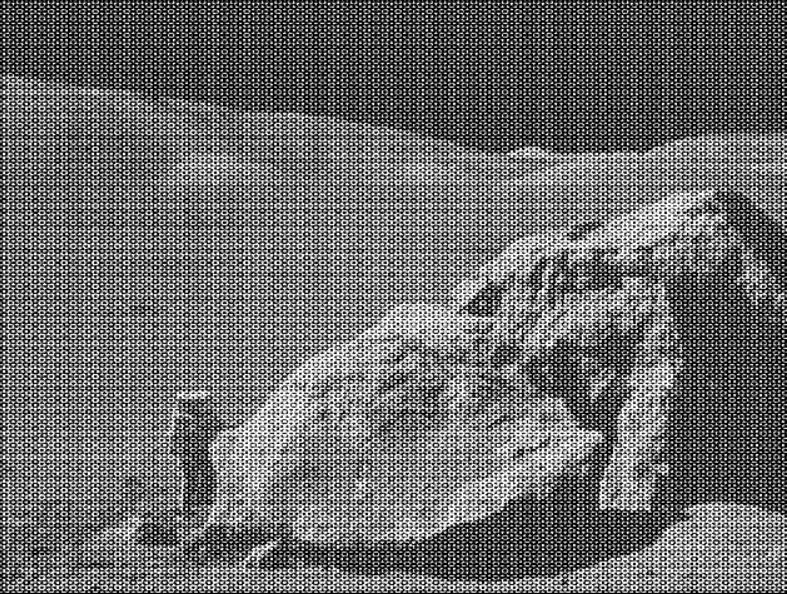
#> input picture Practice 5/periodic_noise.JPG, 787 x 594 px, found by its file name
$ jupyter execute 'ImageProcessing(№5).ipynb'
#> lines starting #> are read from the running program, lines starting #| are printed output that depends on the picture
[cell 1]
import numpy as np
import cv2 as cv
from matplotlib import pyplot as plt

img = cv.imread('periodic_noise.jpg', cv.IMREAD_GRAYSCALE)
#> img: shape (594, 787); min 0, max 255, mean 107.6

dft = cv.dft(np.float32(img),flags = cv.DFT_COMPLEX_OUTPUT)
dft_shift = np.fft.fftshift(dft)

magnitude_spectrum = 20 * np.log(cv.magnitude(dft_shift[:, :, 0], dft_shift[:, :, 1]) + 1)
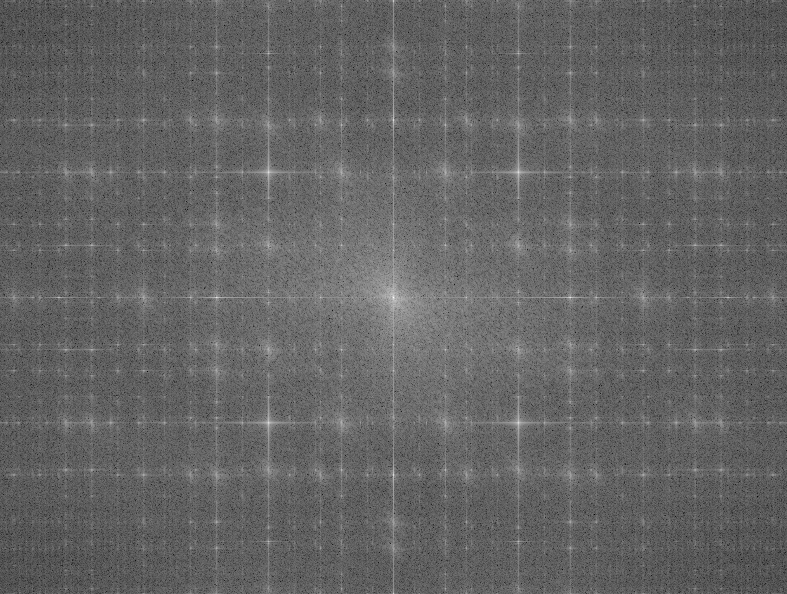
#> magnitude_spectrum: shape (594, 787) float32; min 64.48, max 354.7, mean 178.8; drawn with min black and max white

plt.subplot(121),plt.imshow(img, cmap = 'gray')
plt.title('Input Image'), plt.xticks([]), plt.yticks([])
plt.subplot(122),plt.imshow(magnitude_spectrum, cmap = 'gray')
plt.title('Magnitude Spectrum'), plt.xticks([]), plt.yticks([])
plt.show()

[cell 2]
mask = np.zeros((img.shape[0],img.shape[1],2),np.uint8)
centerX, centerY = (int(img.shape[0] / 2),int(img.shape[1] / 2))
#> centerX = 297; centerY = 393
mask[centerX-50:centerX+50, centerY - 50:centerY+50,:] = 1

[cell 3]
plt.imshow(mask[:,:,0], cmap = 'gray')
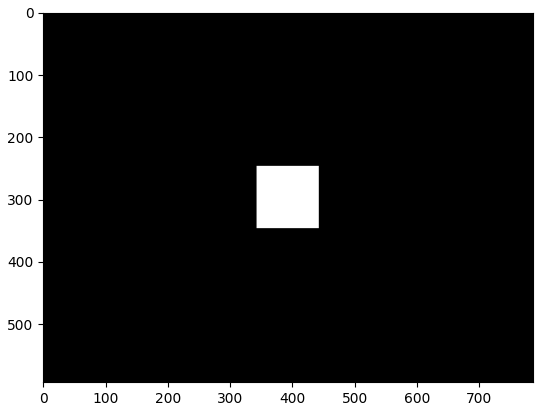
#> figure drawn by matplotlib, 1 panel

[cell 4]
dft_shift = dft_shift*mask

[cell 5]
filtering_magn_res = 20 * np.log(cv.magnitude(dft_shift[:, :, 0], dft_shift[:, :, 1]) + 1)
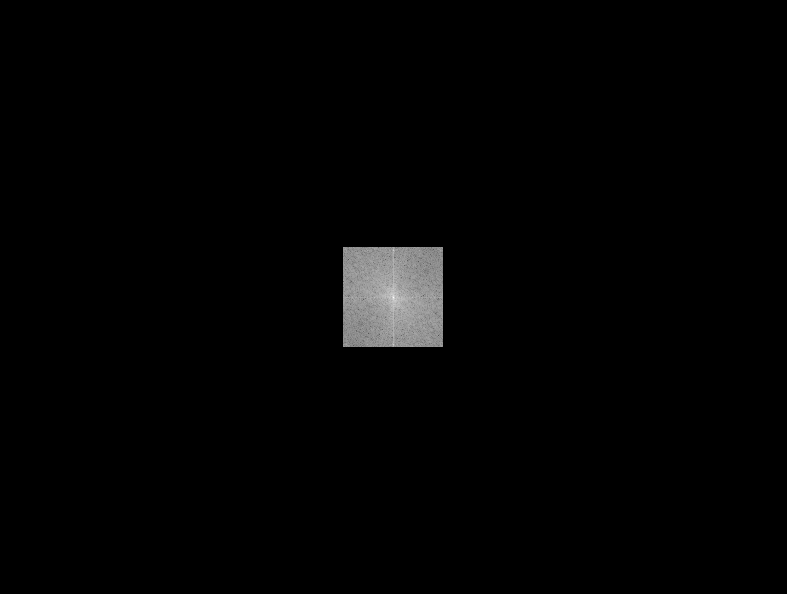
#> filtering_magn_res: shape (594, 787) float32; min 0, max 354.7, mean 4.5; drawn with min black and max white
plt.imshow(filtering_magn_res, cmap='gray')

[cell 6]
f_ishift = np.fft.ifftshift(dft_shift)
img_back = cv.idft(f_ishift, flags=cv.DFT_SCALE | cv.DFT_REAL_OUTPUT)
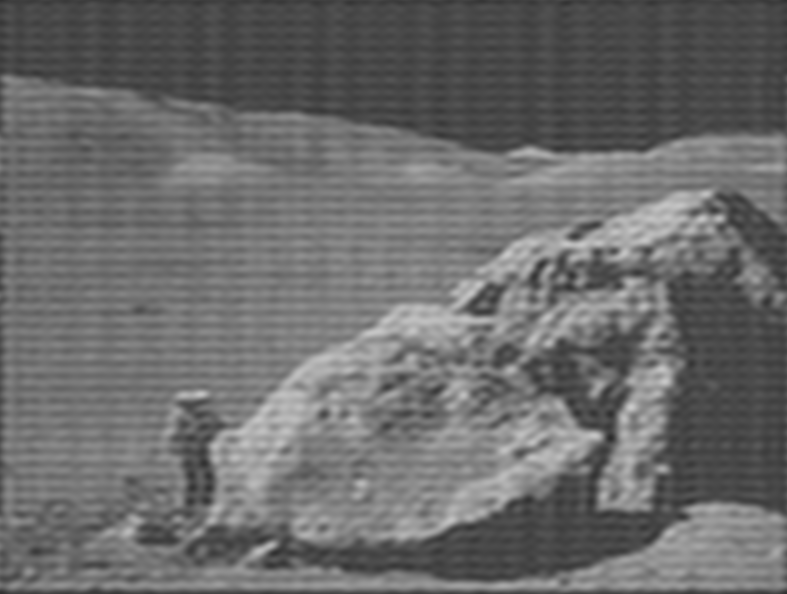
#> img_back: shape (594, 787) float32; min 42.84, max 202.5, mean 107.6

[cell 7]
plt.figure(figsize=(10, 4))
plt.subplot(1, 2, 1)
plt.imshow(img, cmap='gray')
plt.title('Input Image')
plt.xticks([]), plt.yticks([])
plt.subplot(1, 2, 2)
plt.imshow(img_back, cmap='gray')
plt.title('Filtered image')
plt.xticks([]), plt.yticks([])
plt.tight_layout()
plt.show()

# Task 1. Реализуйте высокочастотную фильтрацию на основе ядра Гаусса

[cell 8]
sigma = 3
img_float = img.astype(np.float32)
gaussian_blur = cv.GaussianBlur(img_float, (0, 0), sigmaX=sigma, sigmaY=sigma)

high_pass = img_float - gaussian_blur
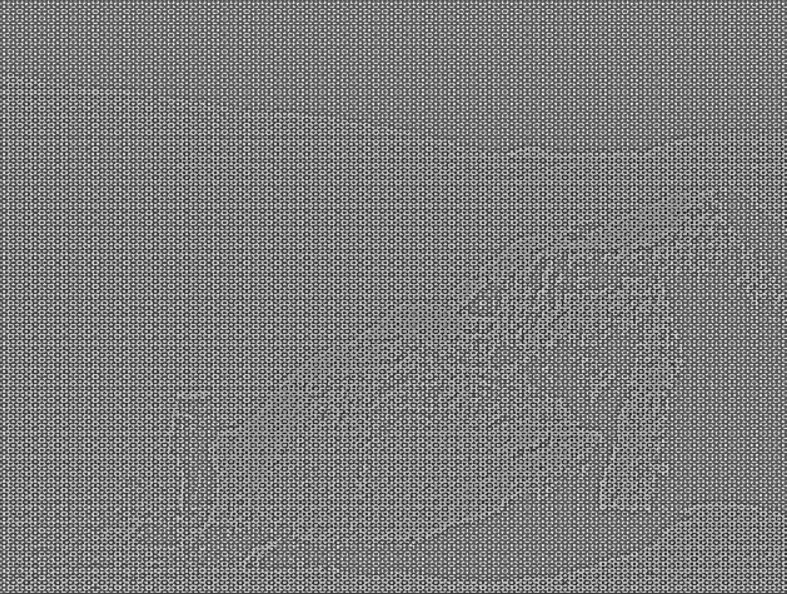
#> high_pass: shape (594, 787) float32; min -180.9, max 186.8, mean -0.1; drawn with min black and max white
high_pass_view = cv.normalize(high_pass, None, 0, 255, cv.NORM_MINMAX).astype(np.uint8)

plt.figure(figsize=(14, 4))
plt.subplot(1, 3, 1)
plt.imshow(img, cmap='gray')
plt.title('Исходное изображение')
plt.axis('off')
plt.subplot(1, 3, 2)
plt.imshow(gaussian_blur, cmap='gray')
plt.title(f'Гауссово сглаживание, sigma={sigma}')
plt.axis('off')
plt.subplot(1, 3, 3)
plt.imshow(high_pass_view, cmap='gray')
plt.title('Высокочастотная составляющая')
plt.axis('off')
plt.tight_layout()
plt.show()

# Task 2. Реализуйте вычисление свертки с помощью преобразования Фурье

[cell 9]
kernel_size = 9
sigma_kernel = 2
one_d = cv.getGaussianKernel(kernel_size, sigma_kernel)
gaussian_kernel = one_d @ one_d.T

image_float = img.astype(np.float32)
conv_direct = cv.filter2D(image_float, ddepth=-1, kernel=gaussian_kernel,
                          borderType=cv.BORDER_CONSTANT)

h, w = image_float.shape
#> h = 594; w = 787
kh, kw = gaussian_kernel.shape
fft_shape = (h + kh - 1, w + kw - 1)
#> fft_shape = (602, 795)
image_padded = np.zeros(fft_shape, dtype=np.float32)
kernel_padded = np.zeros(fft_shape, dtype=np.float32)
image_padded[:h, :w] = image_float
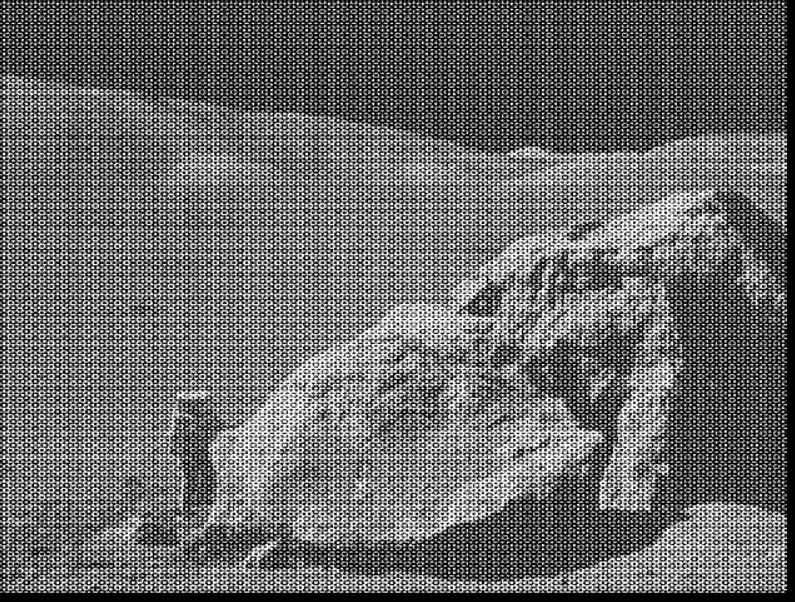
#> image_padded: shape (602, 795) float32; min 0, max 255, mean 105.1
kernel_padded[:kh, :kw] = gaussian_kernel

F_image = np.fft.fft2(image_padded)
F_kernel = np.fft.fft2(kernel_padded)
conv_full = np.fft.ifft2(F_image * F_kernel).real
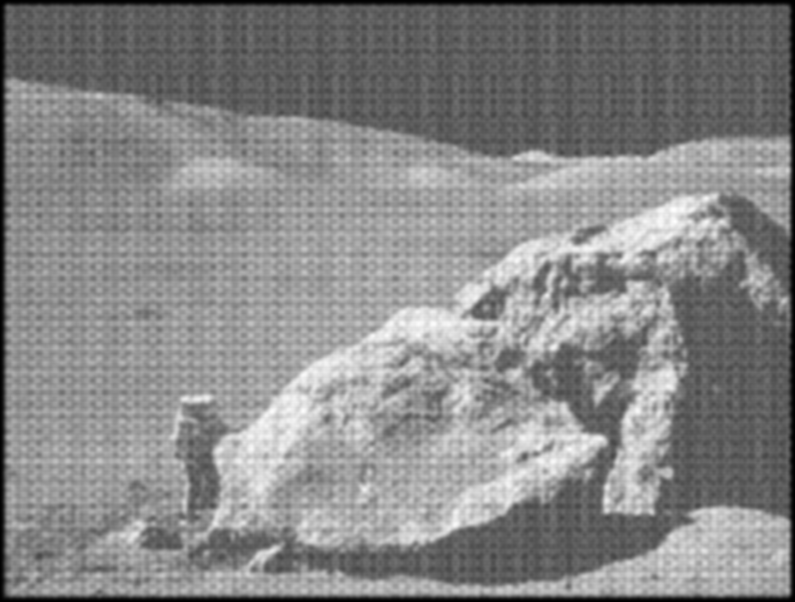
#> conv_full: shape (602, 795) float64; min -1.89e-16, max 198.2, mean 105.1; drawn with min black and max white
conv_fft = conv_full[kh//2:kh//2+h, kw//2:kw//2+w]

max_difference = float(np.max(np.abs(conv_direct - conv_fft)))
#> max_difference = 0.000102

plt.figure(figsize=(14, 4))
plt.subplot(1, 3, 1)
plt.imshow(conv_direct, cmap='gray')
plt.title('Свёртка напрямую')
plt.axis('off')
plt.subplot(1, 3, 2)
plt.imshow(conv_fft, cmap='gray')
plt.title('Свёртка через преобразование Фурье')
plt.axis('off')
plt.subplot(1, 3, 3)
plt.imshow(np.abs(conv_direct - conv_fft), cmap='gray')
plt.title('Абсолютная разность')
plt.axis('off')
plt.tight_layout()
plt.show()
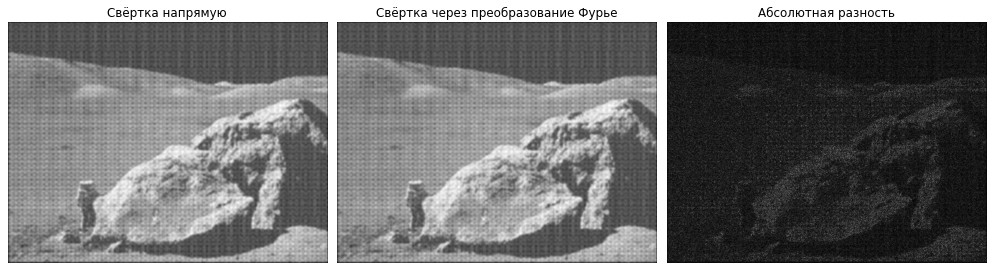
#> figure drawn by matplotlib, 3 panels

print(f'Максимальное абсолютное различие: {max_difference:.6f}')
#| Максимальное абсолютное различие: 0.000102

# Task 3. Реализуйте удаление периодического шума с помощью преобразования Фурье

[cell 10]
image_float = img.astype(np.float32)
F = np.fft.fft2(image_float)
F_shift = np.fft.fftshift(F)
rows, cols = img.shape
#> rows = 594; cols = 787
cy, cx = rows // 2, cols // 2
#> cy = 297; cx = 393
spectrum_before = 20 * np.log1p(np.abs(F_shift))

Y, X = np.ogrid[:rows, :cols]
#> Y = 594 values from 0 to 593
distance_from_center = np.sqrt((Y - cy)**2 + (X - cx)**2)
spectrum_for_peaks = spectrum_before.copy()
spectrum_for_peaks[distance_from_center < 25] = -1
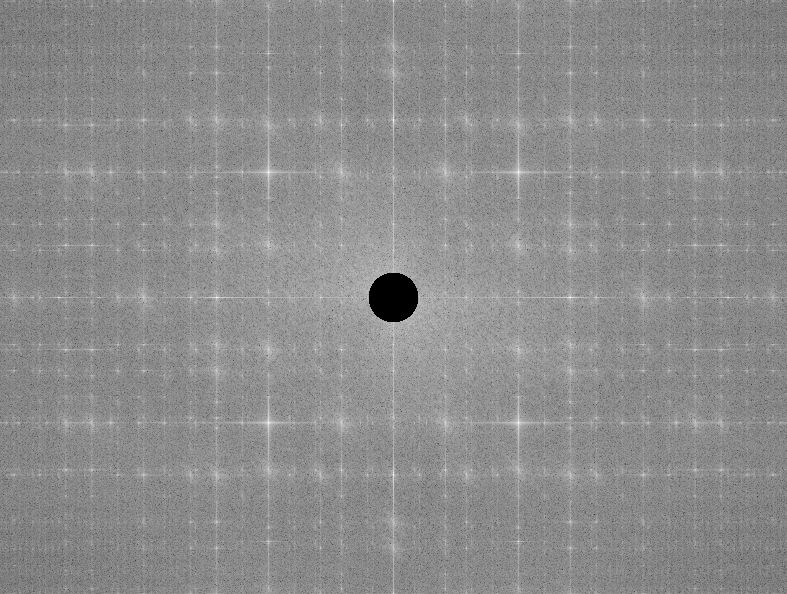
#> spectrum_for_peaks: shape (594, 787) float64; min -1, max 322.8, mean 177.8; drawn with min black and max white
valid_spectrum = spectrum_for_peaks[spectrum_for_peaks >= 0]
if valid_spectrum.size == 0:
    raise ValueError('Не удалось найти область спектра для поиска периодического шума.')

peak_threshold = np.percentile(valid_spectrum, 99.8)
#> peak_threshold = 242.1
local_maximum = cv.dilate(spectrum_for_peaks.astype(np.float32), np.ones((5, 5), np.uint8))
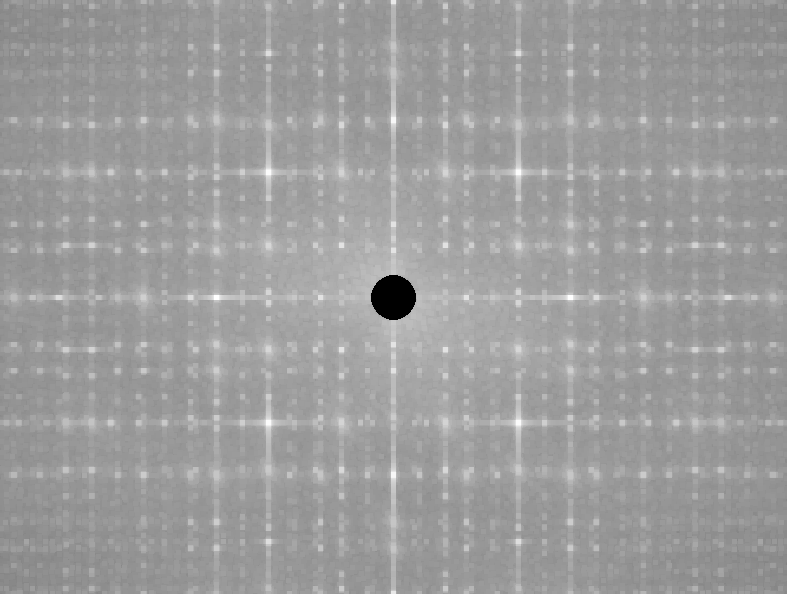
#> local_maximum: shape (594, 787) float32; min -1, max 322.8, mean 199.2; drawn with min black and max white
candidates = np.argwhere((spectrum_for_peaks == local_maximum) & (spectrum_for_peaks > peak_threshold))
#> candidates = empty array
candidates = sorted(candidates, key=lambda point: spectrum_for_peaks[point[0], point[1]], reverse=True)
#> candidates = []

max_peaks = 20
min_separation = 12
peak_points = []
for py, px in candidates:
    py, px = int(py), int(px)
    if py < cy or (py == cy and px < cx):
        continue
    mirror_y = (2 * cy - py) % rows
    mirror_x = (2 * cx - px) % cols
    too_close = False
    for qy, qx in peak_points:
        qmirror_y = (2 * cy - qy) % rows
        qmirror_x = (2 * cx - qx) % cols
        distances = [
            np.hypot(py - qy, px - qx),
            np.hypot(py - qmirror_y, px - qmirror_x),
            np.hypot(mirror_y - qy, mirror_x - qx),
            np.hypot(mirror_y - qmirror_y, mirror_x - qmirror_x),
        ]
        if min(distances) < min_separation:
            too_close = True
            break
    if not too_close:
        peak_points.append((py, px))
    if len(peak_points) >= max_peaks:
        break
#> this loop made 0 passes
#> after the loop, peak_points = []

notch_mask = np.ones((rows, cols), dtype=np.float32)
notch_radius = 5
transition_radius = 8
for py, px in peak_points:
    mirror_y = (2 * cy - py) % rows
    mirror_x = (2 * cx - px) % cols
    for fy, fx in {(py, px), (mirror_y, mirror_x)}:
        distance = np.sqrt((Y - fy)**2 + (X - fx)**2)
        local_mask = np.ones((rows, cols), dtype=np.float32)
        inside = distance <= notch_radius
        transition = (distance > notch_radius) & (distance < transition_radius)
        local_mask[inside] = 0.0
        local_mask[transition] = 0.5 * (
            1 - np.cos(np.pi * (distance[transition] - notch_radius) /
                       (transition_radius - notch_radius))
        )
        notch_mask *= local_mask
#> notch_mask: shape (594, 787) float32; every value is 1

F_filtered_shift = F_shift * notch_mask
spectrum_after = 20 * np.log1p(np.abs(F_filtered_shift))
F_filtered = np.fft.ifftshift(F_filtered_shift)
img_denoised_float = np.fft.ifft2(F_filtered).real
img_denoised = np.clip(img_denoised_float, 0, 255).astype(np.uint8)

rms_change = float(np.sqrt(np.mean((img.astype(np.float32) - img_denoised.astype(np.float32))**2)))
#> rms_change = 0.659

plt.figure(figsize=(15, 8))
plt.subplot(2, 2, 1)
plt.imshow(img, cmap='gray')
plt.title('Исходное изображение с периодическим шумом')
plt.axis('off')
plt.subplot(2, 2, 2)
plt.imshow(spectrum_before, cmap='gray')
plt.title('Амплитудный спектр до фильтрации')
plt.axis('off')
plt.subplot(2, 2, 3)

spectrum_after_display = cv.normalize(
    spectrum_after, None, 0, 255, cv.NORM_MINMAX
).astype(np.uint8)

for py, px in peak_points:
    mirror_y = (2 * cy - py) % rows
    mirror_x = (2 * cx - px) % cols
    cv.circle(spectrum_after_display, (px, py), 3, 0, -1)
    cv.circle(spectrum_after_display, (mirror_x, mirror_y), 3, 0, -1)
plt.imshow(spectrum_after_display, cmap='gray', vmin=0, vmax=255)
plt.title('Спектр после подавления пиков')
plt.axis('off')
plt.subplot(2, 2, 4)
plt.imshow(img_denoised, cmap='gray')
plt.title('Результат удаления периодического шума')
plt.axis('off')
plt.tight_layout()
plt.show()

print(f'Количество спектральных пиков: {len(peak_points)}')
#| Количество спектральных пиков: 0
print(f'Среднеквадратичное изменение изображения: {rms_change:.3f}')
#| Среднеквадратичное изменение изображения: 0.659
